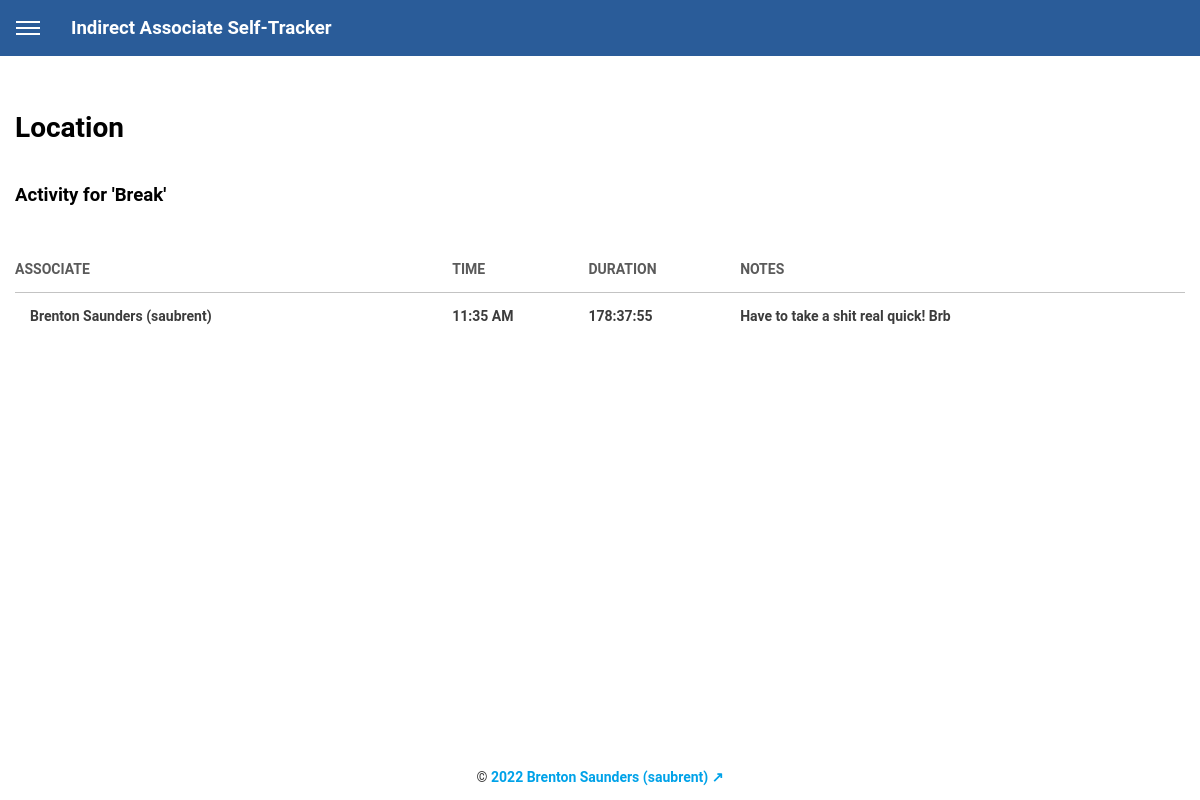
Page /dashboard/location.php?location-id=mOkbiTA3CmhHqh9MTgrXbUa1zlKf0QI9 on the committed database.
### tables this page shows
CREATE TABLE `locations` (
  `id` varchar(255) NOT NULL,
  `name` varchar(255) NOT NULL
);

CREATE TABLE `associate_locations` (
  `id` int(11) NOT NULL,
  `associate_id` varchar(255) NOT NULL,
  `location_id` varchar(255) NOT NULL,
  `note` text NOT NULL,
  `time` datetime NOT NULL
);

CREATE TABLE `associates` (
  `id` varchar(255) NOT NULL,
  `name` varchar(255) NOT NULL
);

### functions.php (called while the page is built, shortened)
<?php
function getLocation($pdo, $id) {
    try {
        $stmt = $pdo->prepare(
            'SELECT * ' .
            'FROM locations ' .
            'WHERE id = :id'
        );
        $stmt->execute([
            ':id' => $id
        ]);
        $row = $stmt->fetch(PDO::FETCH_ASSOC);
        return $row;
    } catch(PDOException $e) {
        echo 'Error querying database: ' . $e->getMessage();
    }
    return null;
}
function getLocationAssociateHistory($pdo, $locationId) {
    try {
        $stmt = $pdo->prepare(
            'SELECT t1.*, t2.name associate_name ' .
            'FROM associate_locations t1 ' .
            'JOIN associates t2 ' .
            'ON t1.associate_id = t2.id ' .
            'WHERE location_id = :location_id ' .
            'ORDER BY time DESC'
        );
        $stmt->execute([
            ':location_id' => $locationId
        ]);
        $rows = $stmt->fetchAll(PDO::FETCH_ASSOC);
        foreach($rows as &$row) {
            $stmt = $pdo->prepare(
                'SELECT * ' .
                'FROM associate_locations ' .
                'WHERE associate_id = :associate_id ' .
                'AND time > :time ' .
                'ORDER BY time ASC ' .
                'LIMIT 1'
            );
            $stmt->execute([
                ':associate_id' => $row['associate_id'],
                ':time' => $row['time']
            ]);
            $r = $stmt->fetch(PDO::FETCH_ASSOC);
        }
        return $rows;
    } catch(PDOException $e) {
        echo 'Error querying database: ' . $e->getMessage();
    }
    return null;
}
function getTimeAgo($secs) {
    $hours = $secs / 3600;
    $minutes = $secs / 60 % 60;
    $seconds = $secs % 60;
    return sprintf('%02d:%02d:%02d', $hours, $minutes, $seconds);
}

### dashboard/location.php (the view, shortened to what this page needs)
<?php
require_once '../functions.php';
$pdo = getPdo();
$locationId = $_GET['location-id'];
$location = getLocation($pdo, $locationId);
$history = getLocationAssociateHistory($pdo, $locationId);
require '../header.php';
?>
<div id="dashboard">
        <h1>Location</h1>
        <div id="location">
            <h2>Activity for '<?php echo $location['name']; ?>'</h2>
<?php
if(count($history) > 0) {
?>
            <table>
                <tr>
                    <th>Associate</th>
                    <th>Time</th>
                    <th>Duration</th>
                    <th>Notes</th>
                </tr>
<?php
    foreach($history as $associate) {
        $duration = '';
        if($associate['next_time']) {
            $duration = strtotime($associate['next_time']) - strtotime($associate['time']);
        } else {
            $duration = strtotime('now') - strtotime($associate['time']);
        }
        $durationStr = getTimeAgo($duration);
        $timeStr = date('h:i A', strtotime($associate['time']));
        echo "<tr>";
        echo "<td class=\"associate\"><a href=\"find-associate.php?associate-id=${associate['associate_id']}\">${associate['associate_name']} (${associate['associate_id']})</a></td>";
        echo "<td class=\"time\">$timeStr</td>";
        echo "<td class=\"duration\">$durationStr</td>";
        echo "<td class=\"notes\">${associate['note']}</td>";
        echo "</tr>";
    }
?>
        </table>
<?php
} else {
?>
        <p>No activity found</p>
<?php
}
?>
    </div>
</div>
<?php
require '../footer.php';
?>

### css/index.css (style rules this page uses)
* { margin: 0; padding: 0; box-sizing: border-box; }
html, body { width: 100%; height: 100%; }
#dashboard { padding-top: 40px; }
#dashboard > h1 { font-size: 200%; }
#dashboard table { width: 100%; font-size: 100%; margin-top: 40px; border-collapse: collapse; }
#dashboard table tr:first-child { border-bottom: 1px solid rgb(195, 195, 195); }
#dashboard table th { text-align: left; text-transform: uppercase; color: rgb(90, 90, 90); background-color: rgb(255, 255, 255); }
#dashboard table th:first-child { padding: 15px 0; }
#dashboard table td { color: rgb(60, 60, 60); font-weight: bold; vertical-align: top; }
#dashboard table a { color: inherit; text-decoration: none; }
#dashboard table td:first-child { padding-top: 15px; padding-left: 15px; padding-bottom: 15px; }
#dashboard table td:not(:first-child) { padding-top: 15px; padding-bottom: 15px; }
#dashboard table tr:nth-child(odd) { background-color: rgb(235, 235, 235); }
#location h2, #find-associate h2 { font-size: 133%; margin: 40px 0; }
#location .notes, #find-associate .notes { max-width: 200px; }

### rows in the picture
locations: name "Break"
associate_locations: associate_name "Brenton Saunders", associate_id "saubrent", time "11:35 AM", time "178:37:55", note "Have to take a shit real quick! Brb"
